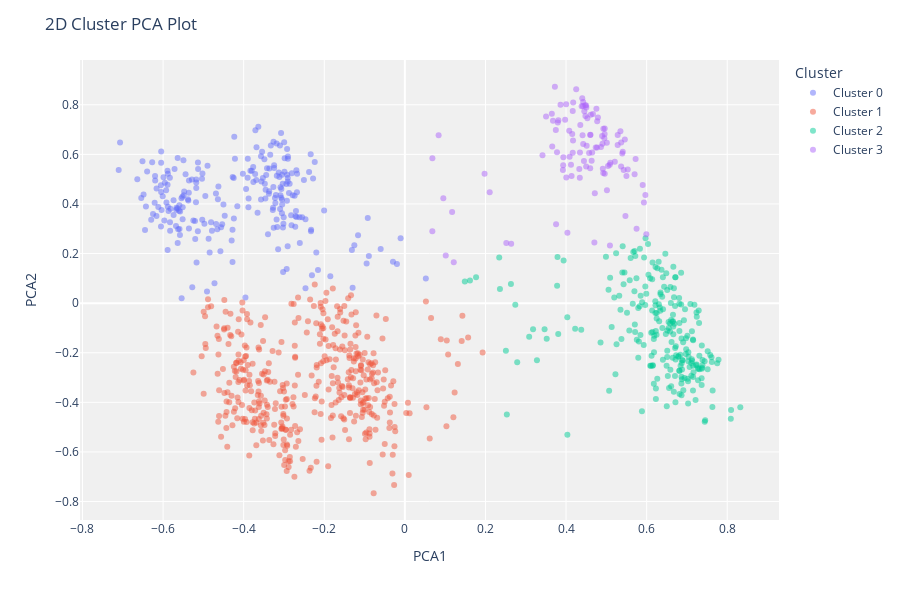

Notebook code for this chart:
### Code cell
plot_model(model)

### Figure 1 — Plotly figure (JSON) as saved in the notebook; plotly's stock layout.template omitted (floating-point values rounded to 4 significant figures; data arrays with more than 128 entries replaced by an {"elided": "..."} marker saying what was removed)
{"data": [{"customdata": {"elided": "236x1 float values"}, "hovertemplate": "Cluster=Cluster 0<br>PCA1=%{x}<br>PCA2=%{y}<br>Feature=%{customdata[0]}<extra></extra>", "legendgroup": "Cluster 0", "marker": {"color": "#636efa", "opacity": 0.5, "symbol": "circle"}, "mode": "markers", "name": "Cluster 0", "orientation": "v", "showlegend": true, "textposition": "top center", "type": "scatter", "x": {"elided": "236 float values"}, "xaxis": "x", "y": {"elided": "236 float values"}, "yaxis": "y"}, {"customdata": {"elided": "417x1 float values"}, "hovertemplate": "Cluster=Cluster 1<br>PCA1=%{x}<br>PCA2=%{y}<br>Feature=%{customdata[0]}<extra></extra>", "legendgroup": "Cluster 1", "marker": {"color": "#EF553B", "opacity": 0.5, "symbol": "circle"}, "mode": "markers", "name": "Cluster 1", "orientation": "v", "showlegend": true, "textposition": "top center", "type": "scatter", "x": {"elided": "417 float values"}, "xaxis": "x", "y": {"elided": "417 float values"}, "yaxis": "y"}, {"customdata": {"elided": "237x1 float values"}, "hovertemplate": "Cluster=Cluster 2<br>PCA1=%{x}<br>PCA2=%{y}<br>Feature=%{customdata[0]}<extra></extra>", "legendgroup": "Cluster 2", "marker": {"color": "#00cc96", "opacity": 0.5, "symbol": "circle"}, "mode": "markers", "name": "Cluster 2", "orientation": "v", "showlegend": true, "textposition": "top center", "type": "scatter", "x": {"elided": "237 float values"}, "xaxis": "x", "y": {"elided": "237 float values"}, "yaxis": "y"}, {"customdata": [[0.3367], [0.3253], [0.685], [0.8415], [0.3329], [0.1844], [0.0632], [0.9363], [0.1877], [0.2553], [0.02865], [0.5016], [0.2826], [0.4684], [0.2705], [0.7385], [0.2931], [0.3111], [0.6242], [0.09121], [0.2561], [0.9507], [0.2547], [0.2049], [0.3472], [0.6022], [0.7391], [0.05611], [0.3897], [0.2658], [0.4657], [0.7565], [0.9435], [0.7966], [0.5238], [0.6561], [0.6284], [0.5944], [0.9909], [0.04724], [0.6309], [0.7224], [0.646], [0.2246], [0.7635], [0.2228], [0.2979], [0.4204], [0.3441], [0.3793], [0.3801], [0.06593], [0.8135], [0.6533], [0.2845], [0.3759], [0.3863], [0.5296], [0.425], [0.06436], [0.2737], [0.5419], [0.1875], [0.6584], [0.2834], [0.01098], [0.8802], [0.9817], [0.7166], [0.6621], [0.3038], [0.1702], [0.6774], [0.9026], [0.5325], [0.6421], [0.6811], [0.6386], [0.9207], [0.5695], [0.8531], [0.9533], [0.5861], [0.2771], [0.6596], [0.9267], [0.6903], [0.4764], [0.02984], [0.1157], [0.9155], [0.08272], [0.779], [0.9129], [0.8556], [0.2703], [0.1425], [0.6479], [0.03911], [0.6477], [0.8916], [0.5982], [0.6819], [0.3403], [0.5466], [0.4761], [0.4955], [0.3536], [0.5116], [0.458]], "hovertemplate": "Cluster=Cluster 3<br>PCA1=%{x}<br>PCA2=%{y}<br>Feature=%{customdata[0]}<extra></extra>", "legendgroup": "Cluster 3", "marker": {"color": "#ab63fa", "opacity": 0.5, "symbol": "circle"}, "mode": "markers", "name": "Cluster 3", "orientation": "v", "showlegend": true, "textposition": "top center", "type": "scatter", "x": [0.4007, 0.2105, 0.4635, 0.3504, 0.4342, 0.1214, 0.3647, 0.4475, 0.5726, 0.4957, 0.5042, 0.3929, 0.4481, 0.495, 0.4895, 0.4153, 0.46, 0.4736, 0.4173, 0.5459, 0.3977, 0.0682, 0.5991, 0.4354, 0.4961, 0.4773, 0.4329, 0.4905, 0.3922, 0.4177, 0.4444, 0.4499, 0.5701, 0.06834, 0.45, 0.441, 0.09545, 0.4913, 0.4923, 0.4866, 0.543, 0.4401, 0.5531, 0.4572, 0.5968, 0.4703, 0.3676, 0.5902, 0.2639, 0.5408, 0.3863, 0.4454, 0.5499, 0.4345, 0.4425, 0.4512, 0.4002, 0.1172, 0.4079, 0.2518, 0.5282, 0.1978, 0.509, 0.4926, 0.4425, 0.4792, 0.4754, 0.08378, 0.4605, 0.4166, 0.4089, 0.4387, 0.496, 0.5395, 0.1015, 0.3776, 0.4667, 0.575, 0.4614, 0.4123, 0.3795, 0.4599, 0.5084, 0.4034, 0.5368, 0.4648, 0.5932, 0.4166, 0.5012, 0.5367, 0.3657, 0.5281, 0.4137, 0.5474, 0.3752, 0.3933, 0.5099, 0.381, 0.4714, 0.477, 0.521, 0.3723, 0.4503, 0.3415, 0.4419, 0.3746, 0.4252, 0.5349, 0.5015, 0.4529], "xaxis": "x", "y": [0.5069, 0.4476, 0.5743, 0.7526, 0.5057, 0.1644, 0.764, 0.7981, 0.5817, 0.6816, 0.5526, 0.5563, 0.7543, 0.6647, 0.6735, 0.6819, 0.6785, 0.6273, 0.6562, 0.6597, 0.7396, 0.2901, 0.2778, 0.7181, 0.5221, 0.7338, 0.5405, 0.6425, 0.5367, 0.8091, 0.5728, 0.5512, 0.5199, 0.5848, 0.7973, 0.6772, 0.4234, 0.5417, 0.5246, 0.6301, 0.5369, 0.826, 0.5384, 0.6059, 0.4365, 0.245, 0.7353, 0.4761, 0.24, 0.6105, 0.8, 0.7739, 0.5123, 0.608, 0.6419, 0.635, 0.8019, 0.3672, 0.6948, 0.2431, 0.678, 0.5222, 0.2321, 0.7032, 0.8108, 0.7483, 0.7836, 0.6767, 0.6789, 0.6064, 0.5903, 0.7935, 0.7041, 0.6038, 0.1922, 0.6082, 0.7631, 0.3003, 0.7594, 0.5576, 0.7284, 0.5444, 0.5583, 0.2836, 0.6476, 0.6073, 0.4061, 0.7751, 0.6472, 0.5508, 0.6313, 0.6374, 0.5126, 0.3511, 0.3184, 0.5879, 0.5663, 0.7373, 0.4434, 0.6273, 0.5705, 0.8726, 0.7891, 0.5961, 0.7945, 0.6983, 0.8621, 0.6929, 0.4554, 0.7459], "yaxis": "y"}], "layout": {"height": 600, "legend": {"title": {"text": "Cluster"}, "tracegroupgap": 0}, "margin": {"t": 60}, "plot_bgcolor": "rgb(240,240,240)", "title": {"text": "2D Cluster PCA Plot"}, "xaxis": {"anchor": "y", "domain": [0, 1], "title": {"text": "PCA1"}}, "yaxis": {"anchor": "x", "domain": [0, 1], "title": {"text": "PCA2"}}}}
